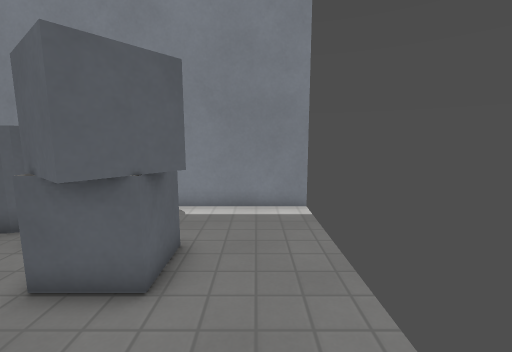
view 1 (above)

14 first-person views from a walk through a 3-D level made in the Godot game engine. The camera is 1.3 m above the floor, tilts 8° down and sees 90° across. The floor is counted in squares, 0.5 m on a side. Each view is taken from the middle of a square. On the plan, view 1 faces up. The plan holds only what a view shows up to about 18 squares ahead; the rest is blank. The place goes on beyond the plan. Surface patterns are stand-ins for the level's own textures.

view 2
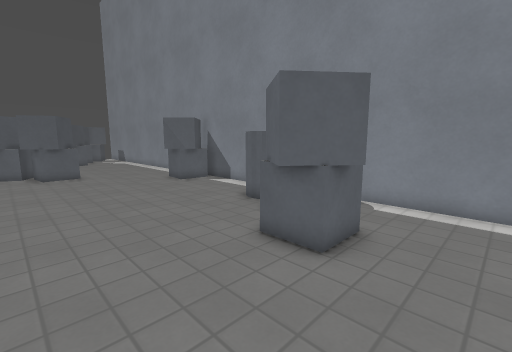

view 3
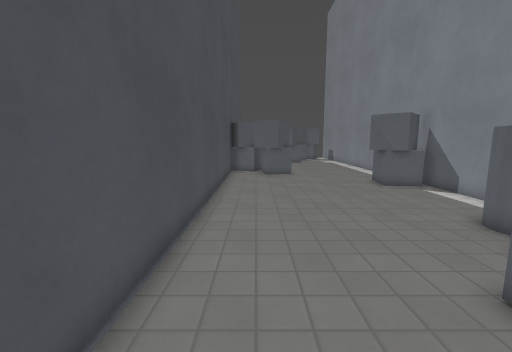

view 4
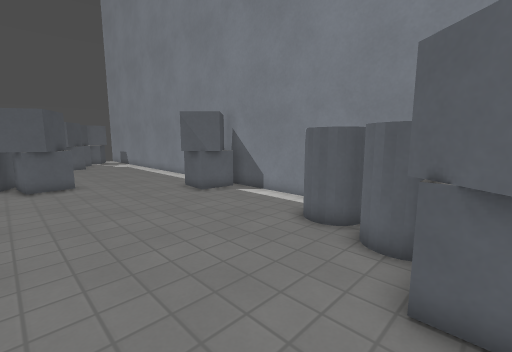

view 5
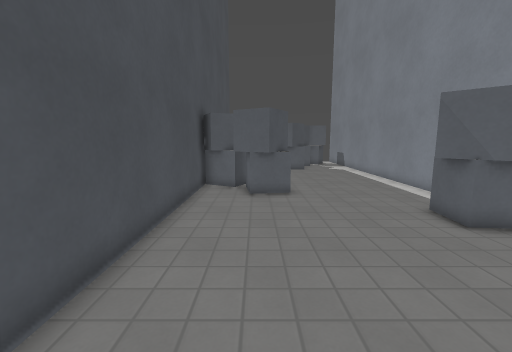

view 6
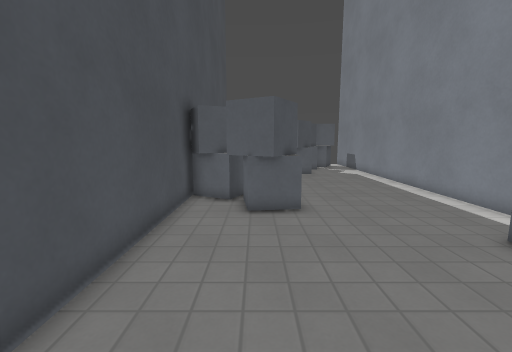

view 7
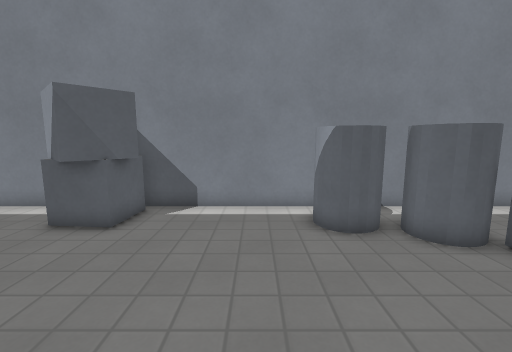

view 8
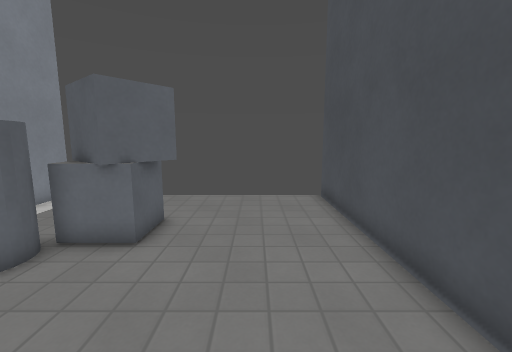

view 9
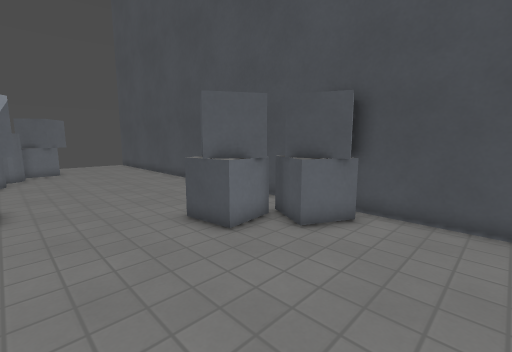

view 10
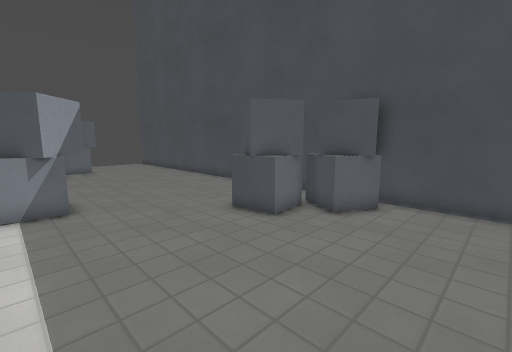

view 11
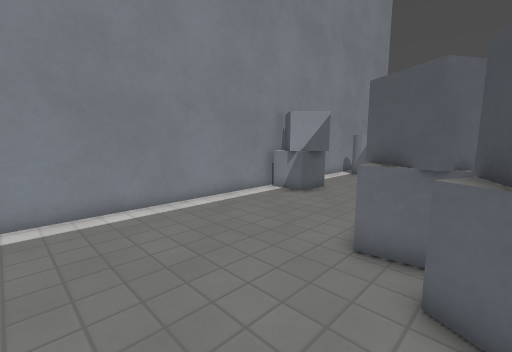

view 12
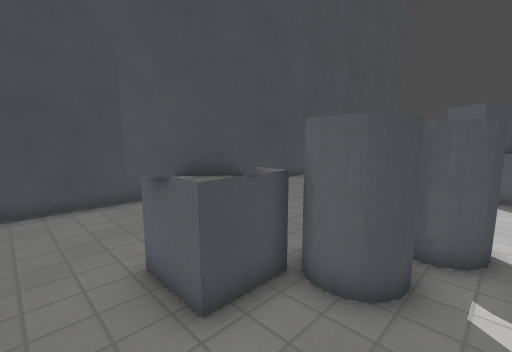

view 13
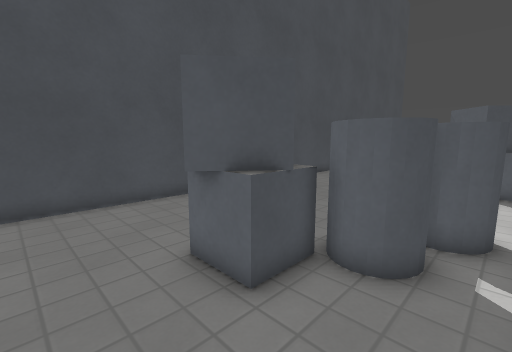

view 14
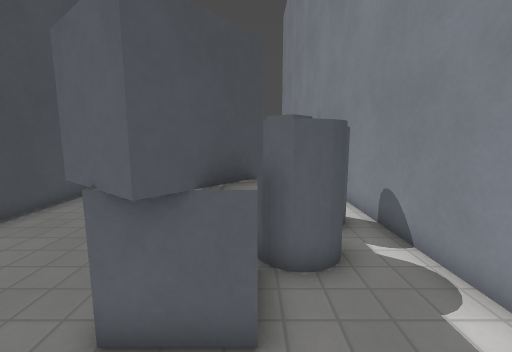

### Floor plan
Key: @ floor where view 1 was taken; # wall or solid block; x gap in a wall; . floor; = window, fence, low wall or low ledge; ^ raised ledge.
Columns run from 27 left of view 1 to 2 right of it. Each row starts with its distance up from view 1.
 10 ##############################
  9 ...........###.....x^........
  8 ...........###.....^^^^#.....
  7 ...........##......^^^ ^.....
  6 ......................^=##...
  5 .......................###...
  4 .......................###...
  3 .............................
  2 ......###....................
  1 .....=###....................
  0 ....####...................@.
 -1 ...####......................
 -2 ##############################

Positions as (right, up) in squares from view 1, and headings:
1: (0, 0), facing up
2: (1, -1), facing up-left
3: (0, 0), facing left
4: (-3, 0), facing up-left
5: (-7, 1), facing left
6: (-10, 1), facing left
7: (-10, 0), facing up
8: (-10, 1), facing right
9: (-27, 7), facing down-right
10: (-27, 9), facing down-right
11: (-27, 0), facing up-right
12: (0, 9), facing down-left
13: (1, 9), facing down-left
14: (1, 6), facing left
